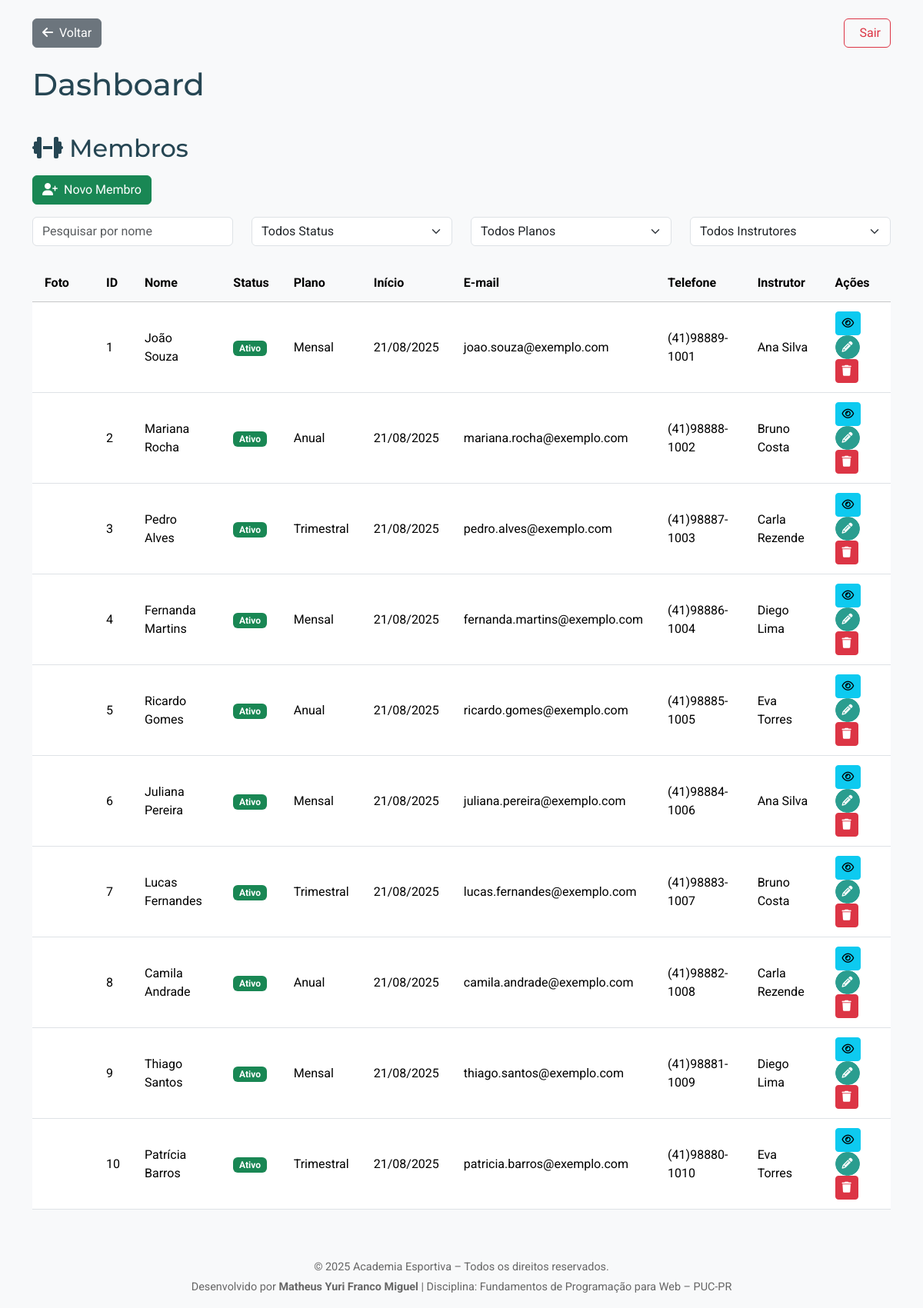
/pages/membros/index.php (signed in), run on the app's committed database.
### tables this page shows
CREATE TABLE membros (
  id INT AUTO_INCREMENT PRIMARY KEY,
  nome VARCHAR(100) NOT NULL,
  data_nascimento DATE,
  email VARCHAR(150),
  telefone VARCHAR(20),
  instrutor_id INT,
  criado_em DATETIME DEFAULT CURRENT_TIMESTAMP,
  FOREIGN KEY (instrutor_id) REFERENCES instrutores(id)
);

CREATE TABLE instrutores (
  id INT AUTO_INCREMENT PRIMARY KEY,
  nome VARCHAR(100) NOT NULL,
  especialidade VARCHAR(100),
  email VARCHAR(150),
  criado_em DATETIME DEFAULT CURRENT_TIMESTAMP
);

### pages/membros/index.php (the view, shortened to what this page needs)
<?php
require_once __DIR__ . '/../../bd/conectaBD.php';
$sql = "
  SELECT m.*, i.nome AS instrutor_nome
    FROM membros m
    LEFT JOIN instrutores i ON m.instrutor_id = i.id
   ORDER BY m.id
";
$membros = $pdo->query($sql)->fetchAll();
$bodyClass = '';
$assetPath = '../../';
require __DIR__ . '/../../inc/header.php';
?>
<div class="container mt-4">
  <div class="d-flex justify-content-between align-items-center mb-4">
    <button type="button" class="btn btn-secondary"
            onclick="window.location.href='../index.php'">
      <i class="fa-solid fa-arrow-left me-1"></i> Voltar
    </button>
    <a href="logout.php" class="btn btn-outline-danger">
      <i class="fa-solid fa-box-arrow-right me-1"></i> Sair
    </a>
  </div>
  <a class="navbar-brand" href="<?= $assetPath ?>pages/index.php"><h1>Dashboard</h1></a>
  <br>
  <h2><i class="fa-solid fa-dumbbell me-2"></i>Membros</h2>
  <a href="form.php" class="btn btn-success mb-3">
    <i class="fa-solid fa-user-plus me-1"></i> Novo Membro
  </a>
  <div class="row mb-3">
    <div class="col-12 col-md-3 mb-2">
      <input id="filtroNome" type="text" class="form-control" placeholder="Pesquisar por nome">
    </div>
    <div class="col-6 col-md-3 mb-2">
      <select id="filtroStatus" class="form-select">
        <option value="">Todos Status</option>
      </select>
    </div>
    <div class="col-6 col-md-3 mb-2">
      <select id="filtroPlano" class="form-select">
        <option value="">Todos Planos</option>
      </select>
    </div>
    <div class="col-12 col-md-3 mb-2">
      <select id="filtroInstrutor" class="form-select">
        <option value="">Todos Instrutores</option>
      </select>
    </div>
  </div>
  <div>
    <table id="membrosTable" class="table table-hover align-middle">
      <thead class="table-light">
        <tr>
          <th>Foto</th>
          <th>ID</th>
          <th>Nome</th>
          <th>Status</th>
          <th>Plano</th>
          <th>Início</th>
          <th>E-mail</th>
          <th>Telefone</th>
          <th>Instrutor</th>
          <th>Ações</th>
        </tr>
      </thead>
      <tbody>
        <?php if (empty($membros)): ?>
          <tr>
            <td colspan="10" class="text-center">Nenhum membro cadastrado.</td>
          </tr>
        <?php else: foreach($membros as $m):
        ?>
        <tr>
          <td style="width:80px">
          </td>
          <td><?= $m['id'] ?></td>
          <td><?= htmlspecialchars($m['nome']) ?></td>
          <td>
            <span class="badge <?= $m['status']==='Ativo'?'bg-success':'bg-danger' ?>">
              <?= htmlspecialchars($m['status']) ?>
            </span>
          </td>
          <td><?= htmlspecialchars($m['plano']) ?></td>
          <td><?= date('d/m/Y', strtotime($m['data_inicio'])) ?></td>
          <td><?= htmlspecialchars($m['email']) ?></td>
          <td><?= htmlspecialchars($m['telefone']) ?></td>
          <td><?= htmlspecialchars($m['instrutor_nome']) ?></td>
          <td>
            <button class="btn btn-sm btn-info me-1"
                    data-bs-toggle="modal"
                    data-bs-target="#verMembro<?= $m['id'] ?>">
              <i class="fa-regular fa-eye"></i>
            </button>
            <a href="form.php?id=<?= $m['id'] ?>" class="btn btn-sm btn-primary me-1">
              <i class="fa-solid fa-pencil"></i>
            </a>
            <a href="?delete=<?= $m['id'] ?>"
               onclick="return confirm('Excluir este membro?')"
               class="btn btn-sm btn-danger">
              <i class="fa-solid fa-trash"></i>
            </a>
          </td>
        </tr>
        <?php endforeach; endif; ?>
      </tbody>
    </table>
  </div>
</div>
<?php
require __DIR__ . '/../../inc/footer.php';
?>

### inc/header.php (shortened to what this page needs)
<!doctype html>
<html lang="pt-br">
<head>
  <link
    href="<?= $assetPath ?? '' ?>assets/css/bootstrap.min.css"
    rel="stylesheet"
  >
<link rel="stylesheet" href="https://cdnjs.cloudflare.com/ajax/libs/font-awesome/6.4.0/css/all.min.css"/>
<link href="https://cdn.jsdelivr.net/npm/bootstrap-icons@1.10.5/font/bootstrap-icons.css" rel="stylesheet">
<link rel="stylesheet" href="<?= $assetPath ?>assets/css/custom.css">
</head>
<body class="<?= htmlspecialchars($bodyClass ?? '') ?>">

### inc/footer.php (shortened to what this page needs)
<footer class="bg-light text-center py-3 mt-5">
      <div class="container">
        <p class="mb-1">&copy; <?= date('Y') ?> Academia Esportiva – Todos os direitos reservados.</p>
        <p class="mb-0">
          Desenvolvido por <strong>Matheus Yuri Franco Miguel</strong> |
          Disciplina: Fundamentos de Programação para Web – PUC-PR
        </p>
      </div>
</footer>
</body>
</html>

### assets/css/custom.css (style rules this page uses)
:root { --cor-principal: #2a9d8f; --cor-secundaria: #264653; --cor-texto: #333333; --fonte-titulo: 'Montserrat', sans-serif; --fonte-body: 'Roboto', sans-serif; }
body { font-family: var(--fonte-body); color: var(--cor-texto); background-color: #f8f9fa; }
h1, h2, h3, h4, h5, h6 { font-family: var(--fonte-titulo); color: var(--cor-secundaria); margin-bottom: 1rem; }
.btn-primary { background-color: var(--cor-principal); border-color: var(--cor-principal); border-radius: 2rem; }
.table th, .table td { vertical-align: middle; padding: 0.75rem 1rem; }
footer { font-size: 0.9rem; padding: 1rem 0; background: #ffffff; text-align: center; color: #666; }

### data on the page
membros: id "1", nome "João Souza", status "Ativo", plano "Mensal", data_inicio "21/08/2025", email "joao.souza@exemplo.com", telefone "(41)98889-1001", instrutor.nome "Ana Silva"
membros: id "2", nome "Mariana Rocha", status "Ativo", plano "Anual", data_inicio "21/08/2025", email "mariana.rocha@exemplo.com", telefone "(41)98888-1002", instrutor.nome "Bruno Costa"
membros: id "3", nome "Pedro Alves", status "Ativo", plano "Trimestral", data_inicio "21/08/2025", email "pedro.alves@exemplo.com", telefone "(41)98887-1003", instrutor.nome "Carla Rezende"
membros: id "4", nome "Fernanda Martins", status "Ativo", plano "Mensal", data_inicio "21/08/2025", email "fernanda.martins@exemplo.com", telefone "(41)98886-1004", instrutor.nome "Diego Lima"
membros: id "5", nome "Ricardo Gomes", status "Ativo", plano "Anual", data_inicio "21/08/2025", email "ricardo.gomes@exemplo.com", telefone "(41)98885-1005", instrutor.nome "Eva Torres"
membros: id "6", nome "Juliana Pereira", status "Ativo", plano "Mensal", data_inicio "21/08/2025", email "juliana.pereira@exemplo.com", telefone "(41)98884-1006", instrutor.nome "Ana Silva"
membros: id "7", nome "Lucas Fernandes", status "Ativo", plano "Trimestral", data_inicio "21/08/2025", email "lucas.fernandes@exemplo.com", telefone "(41)98883-1007", instrutor.nome "Bruno Costa"
membros: id "8", nome "Camila Andrade", status "Ativo", plano "Anual", data_inicio "21/08/2025", email "camila.andrade@exemplo.com", telefone "(41)98882-1008", instrutor.nome "Carla Rezende"
membros: id "9", nome "Thiago Santos", status "Ativo", plano "Mensal", data_inicio "21/08/2025", email "thiago.santos@exemplo.com", telefone "(41)98881-1009", instrutor.nome "Diego Lima"
membros: id "10", nome "Patrícia Barros", status "Ativo", plano "Trimestral", data_inicio "21/08/2025", email "patricia.barros@exemplo.com", telefone "(41)98880-1010", instrutor.nome "Eva Torres"
